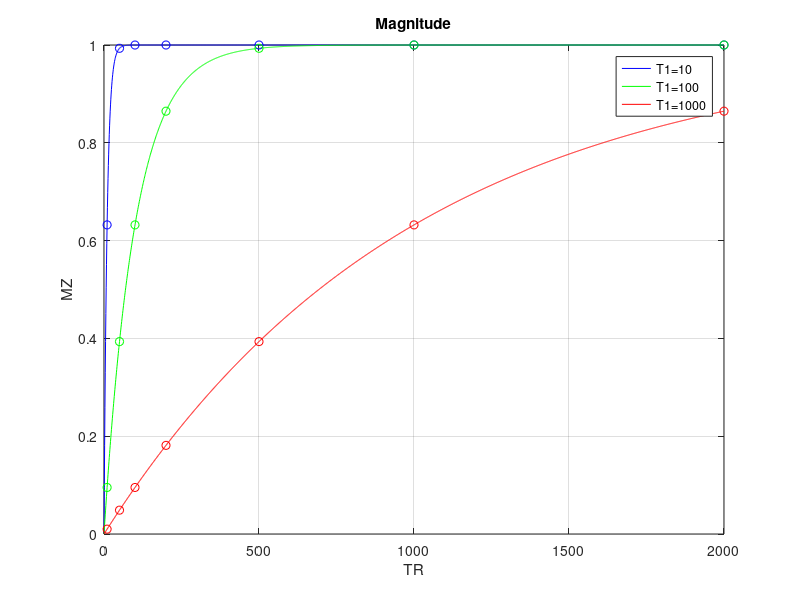

Recreate this plot in MATLAB.
%{

This program plots the saturation
recovery absolute magnitude after a 90 degree
pulse.

%}

Mo = 1;

%points on x axis
t = [10, 50, 100, 200, 500, 1000, 2000];
TR = 0:1:2000;

figure()

%equations with each T1 value
M10 = Mo.*(1-exp(-TR/10)); 
M100 = Mo.*(1-exp(-TR/100));
M1000 = Mo.*(1-exp(-TR/1000));

%equations for individual TR points
M1 = Mo.*(1-exp(-t/10)); 
M2 = Mo.*(1-exp(-t/100));
M3 = Mo.*(1-exp(-t/1000));

%plot full functions
plot(TR, M10, 'b');
hold on
plot(TR, M100, 'g');
plot(TR, M1000, 'r');

%plot individual points
scatter(t, M1, 'b')
scatter(t, M2, 'g')
scatter(t, M3, 'r')

hold off

%label graph
grid on
ylabel('MZ');
xlabel('TR');
title('Magnitude');
legend('T1=10','T1=100', 'T1=1000')
